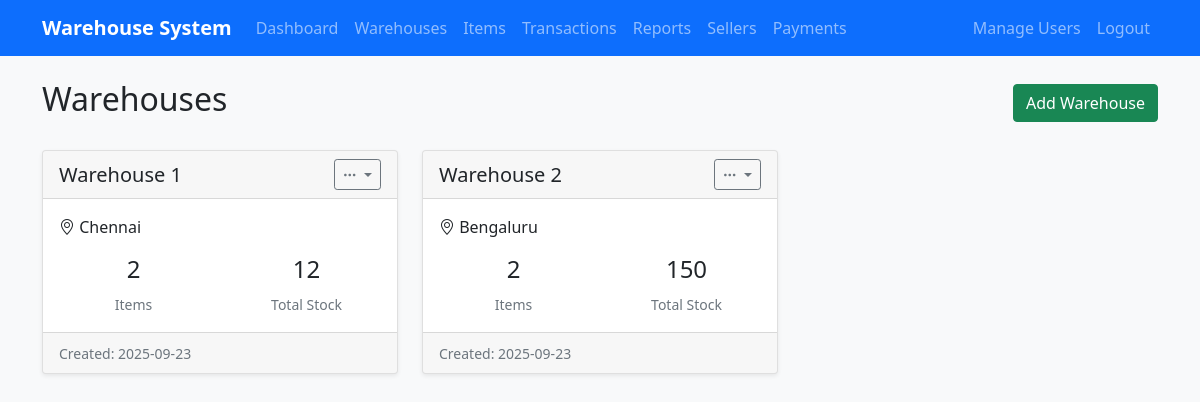
Before: /warehouses/ (signed in) with the older database file.
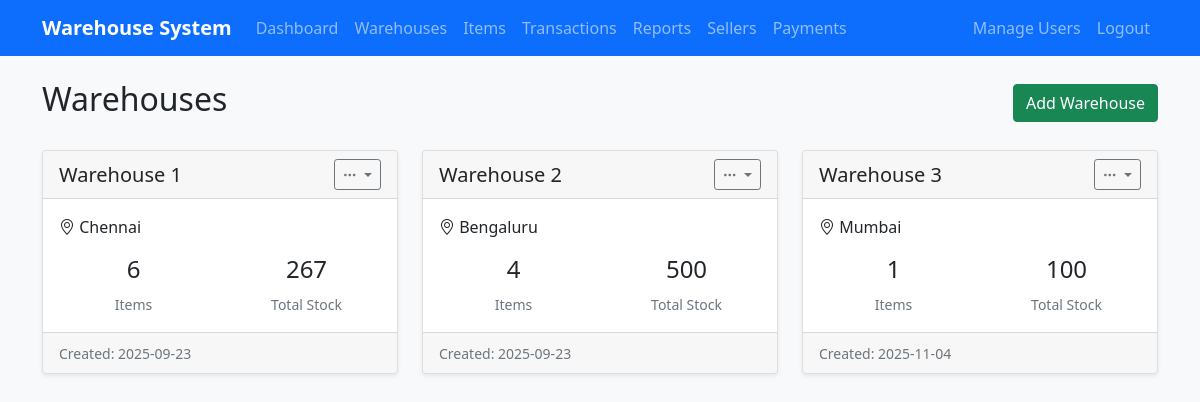
After: the same page with the newer database file.
### app/models.py (models this page shows, shortened)
class Warehouse(db.Model):
    id = db.Column(db.Integer, primary_key=True)
    name = db.Column(db.String(100), nullable=False)
    location = db.Column(db.String(200), nullable=True)
    description = db.Column(db.Text, nullable=True)
    created_at = db.Column(db.DateTime, default=datetime.utcnow)
    items = db.relationship('Item', backref='warehouse', lazy=True, cascade='all, delete-orphan')
    transactions = db.relationship('Transaction', backref='warehouse', lazy=True)

### app/warehouses/routes.py (the view)
@bp.route('/')
@login_required
def list_warehouses():
    warehouses = Warehouse.query.all()
    return render_template('warehouses/list.html', warehouses=warehouses)

### app.py (called while the page is built, shortened)
@app.before_request
def create_tables():
    db.create_all()

### app/models.py (called while the page is built)
    def can_create_warehouse(self):
        return self.role == Role.ADMIN

    def can_manage_users(self):
        return self.role == Role.ADMIN

### app/templates/warehouses/list.html (shortened to what this page needs)
{% extends "base.html" %}
{% block content %}
<div class="d-flex justify-content-between align-items-center mb-4">
    <h2>Warehouses</h2>
    {% if current_user.can_create_warehouse() %}
    <a href="{{ url_for('warehouses.create_warehouse') }}" class="btn btn-success">
        Add Warehouse
    </a>
    {% endif %}
</div>
<div class="row">
    {% for warehouse in warehouses %}
    <div class="col-md-6 col-lg-4 mb-4">
        <div class="card">
            <div class="card-header d-flex justify-content-between align-items-center">
                <h5 class="mb-0">{{ warehouse.name }}</h5>
                {% if current_user.can_create_warehouse() %}
                <div class="dropdown">
                    <button class="btn btn-sm btn-outline-secondary dropdown-toggle" data-bs-toggle="dropdown">
                        <i class="bi bi-three-dots"></i>
                    </button>
                </div>
                {% endif %}
            </div>
            <div class="card-body">
                {% if warehouse.location %}
                <p><i class="bi bi-geo-alt"></i> {{ warehouse.location }}</p>
                {% endif %}
                <div class="row text-center">
                    <div class="col-6">
                        <h4>{{ warehouse.items|length }}</h4>
                        <small class="text-muted">Items</small>
                    </div>
                    <div class="col-6">
                        <h4>{{ warehouse.items|sum(attribute='current_stock') }}</h4>
                        <small class="text-muted">Total Stock</small>
                    </div>
                </div>
            </div>
            <div class="card-footer">
                <small class="text-muted">Created: {{ warehouse.created_at.strftime('%Y-%m-%d') }}</small>
            </div>
        </div>
    </div>
    {% endfor %}
</div>
{% endblock %}

Changed rows visible on the page:
computed for Warehouse "Warehouse 1": items|length "2" → "6"; items|sum "12" → "267"
computed for Warehouse "Warehouse 2": items|length "2" → "4"; items|sum "150" → "500"
added Warehouse: name "Warehouse 3", location "Mumbai", items|length "1", items|sum "100", created_at "2025-11-04"
